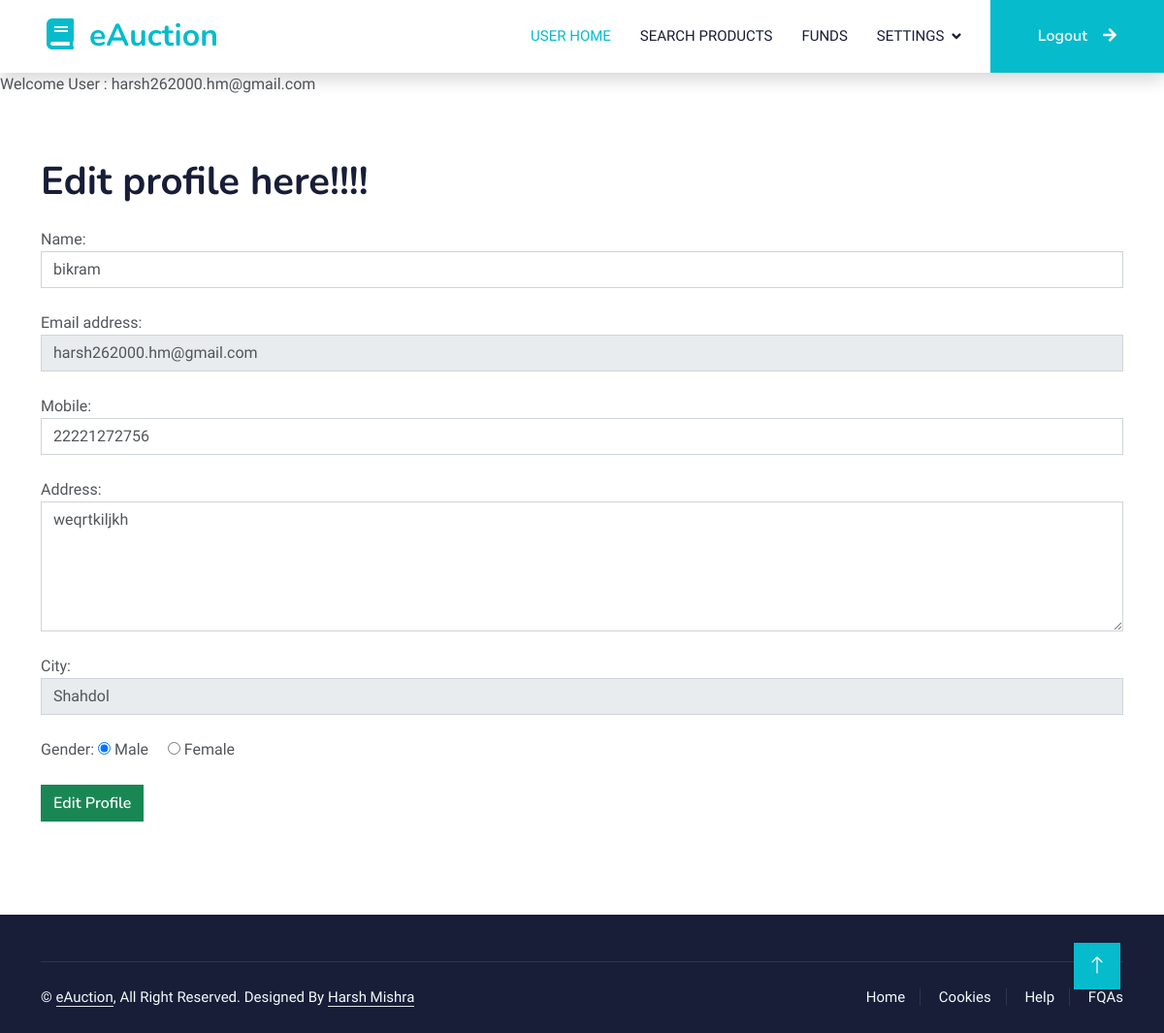
Page /user/epuser/ (signed in) on the committed database.
### mydjapp/models.py (models this page shows)
class Register(models.Model):
    regid=models.AutoField(primary_key=True)
    name=models.CharField(max_length=50)
    email=models.CharField(max_length=50,unique=True)
    password=models.CharField(max_length=15)
    mobile=models.CharField(max_length=12)
    address=models.CharField(max_length=500)
    city=models.CharField(max_length=20)
    gender=models.CharField(max_length=10)
    status=models.IntegerField()
    role=models.CharField(max_length=10)
    info=models.CharField(max_length=50)

### user/views.py (the view, shortened to what this page needs)
# urls.py: path("epuser/",views.epuser),
def epuser(request):
 if request.method=="GET":
  userDetails=mydjapp_models.Register.objects.filter(email=request.session["sunm"])
  return render(request,"epuser.html",{"sunm":request.session["sunm"],"userDetails":userDetails[0]})

### myadmin/views.py (called while the page is built)
def sessioncheckmyadmin_middleware(get_response):
	def middleware(request):
		if request.path=='/myadmin/' or request.path=='/myadmin/manageusers/' or request.path=='/myadmin/manageuserstatus/' :
			if request.session['sunm']==None or request.session['srole']!="admin":
				response = redirect('/login/')
			else:
				response = get_response(request)
		else:
			response = get_response(request)
		return response
	return middleware

### mydjapp/views.py (called while the page is built)
def sessioncheck_middleware(get_response):
	def middleware(request):
		if request.path=='/home/' or request.path=='/about/' or request.path=='/contact/' or request.path=='/login/' or request.path=='/service/' or request.path=='/register/':
			request.session['sunm']=None
			request.session['srole']=None
			response = get_response(request)
		else:
			response = get_response(request)
		return response
	return middleware

### user/views.py (called while the page is built)
def sessioncheckuser_middleware(get_response):
	def middleware(request):
		if request.path=='/user/' or request.path=='/user/funds/' :
			if request.session['sunm']==None or request.session['srole']!="user":
				response = redirect('/login/')
			else:
				response = get_response(request)
		else:
			response = get_response(request)
		return response
	return middleware

### user/templates/epuser.html (shortened to what this page needs)
{% extends 'userhome.html' %}
{% block content %}
<div class="row g-5">
    <div class="col-lg-12 wow fadeInUp" data-wow-delay="0.3s">
<h1 class="mb-4">Edit profile here!!!!</h1>
<form method="post" action="/user/epuser/">
  <div class="form-group">
    <label for="name">Name:</label>
    <input type="text" class="form-control" name="name" value="{{userDetails.name}}" >
  </div>
  <br/>
  <div class="form-group">
    <label for="email">Email address:</label>
    <input readonly type="email" class="form-control" name="email" value="{{userDetails.email}}">
  </div>
  <br/>
  <div class="form-group">
    <label for="mobile">Mobile:</label>
    <input type="text" class="form-control" name="mobile" value="{{userDetails.mobile}}" >
  </div>
  <br/>
  <div class="form-group">
    <label for="address">Address:</label>
    <textarea rows="5" class="form-control" name="address">{{userDetails.address}}</textarea>
  </div>
  <br/>
  <div class="form-group">
    <label for="city">City:</label>
    <select class="form-control" name="city" >
    <option>{{userDetails.city}}</option>
    </select>
  </div>
  <br/>
  <div class="form-group">
    <label for="gender">Gender:</label>
    <input type="radio" name="gender" value="male" checked > Male
    &nbsp;&nbsp;&nbsp;
    <input type="radio" name="gender" value="female" > Female
  </div>
  <br/>
  <button type="submit" class="btn btn-success">Edit Profile</button>
</form>
    </div>
</div>
{% endblock content %}

### user/templates/userhome.html (shortened to what this page needs)
{% extends 'master_template.html' %}
{% block nav %}
<div class="collapse navbar-collapse" id="navbarCollapse">
    <div class="navbar-nav ms-auto p-4 p-lg-0">
        <a href="/user/" class="nav-item nav-link active">User Home</a>
        <a href="/user/searchcat/" class="nav-item nav-link">Search Products</a>
        <a href="/user/funds/" class="nav-item nav-link">Funds</a>
        <div class="nav-item dropdown">
            <a href="#" class="nav-link dropdown-toggle" data-bs-toggle="dropdown">Settings</a>
        </div>
    </div>
    <a href="/login/" class="btn btn-primary py-4 px-lg-5 d-none d-lg-block">Logout<i class="fa fa-arrow-right ms-3"></i></a>
</div>
{% endblock nav %}
{% block banner %}
<p>Welcome User : {{sunm}}</p>
{% endblock banner %}

### mydjapp/static/css/style.css (style rules this page uses)
:root { --primary: #06BBCC; --light: #F0FBFC; --dark: #181d38; }
.btn { font-family: 'Nunito', sans-serif; font-weight: 600; transition: .5s; }
.btn.btn-primary, .btn.btn-secondary { color: #FFFFFF; }
.navbar .dropdown-toggle::after { border: none; content: "\f107"; font-family: "Font Awesome 5 Free"; font-weight: 900; vertical-align: middle; margin-left: 8px; }
.navbar-light .navbar-nav .nav-link { margin-right: 30px; padding: 25px 0; color: #FFFFFF; font-size: 15px; text-transform: uppercase; outline: none; }
.navbar-light .navbar-nav .nav-link:hover, .navbar-light .navbar-nav .nav-link.active { color: var(--primary); }
.navbar-light .navbar-brand, .navbar-light a.btn { height: 75px; }
.navbar-light .navbar-nav .nav-link { color: var(--dark); font-weight: 500; }

### rows in the picture
Register: email "harsh262000.hm@gmail.com", name "bikram", mobile "22221272756", address "weqrtkiljkh", city "Shahdol"
